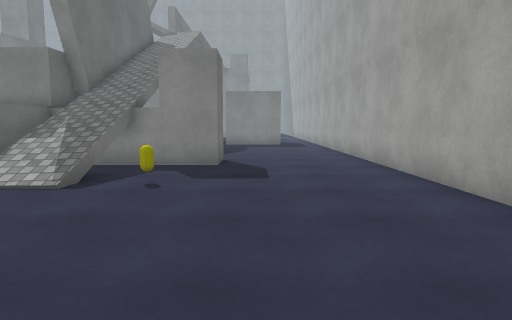
View 1 (above)

23 first-person views from a walk through a scene from a Unity 3-D project. The camera is 1.3 m above the floor, tilts 6° down and sees 75° across. The floor is counted in squares, 1 m on a side. Each view is taken from the middle of a square. On the plan, view 1 faces up. The plan holds only what a view shows up to about 14 squares ahead; the rest is blank. The place goes on beyond the plan. The player character is not drawn. Surface patterns are stand-ins for the level's own textures.

View 2
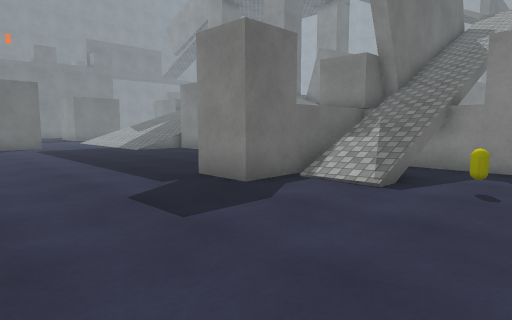

View 3
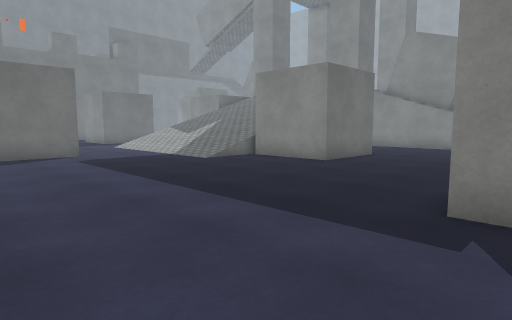

View 4
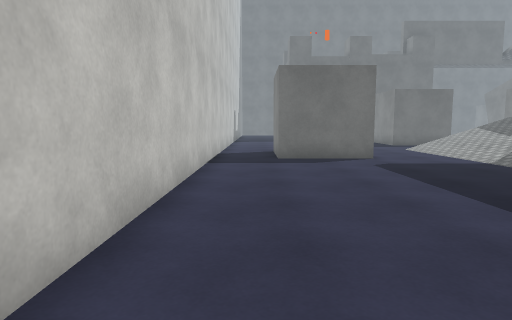

View 5
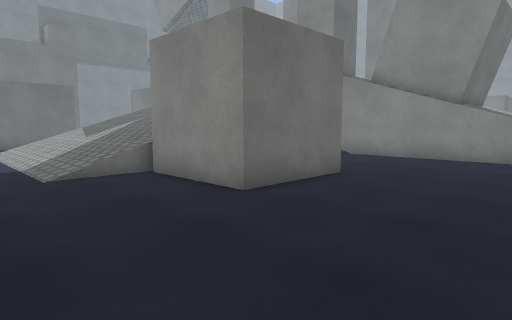

View 6
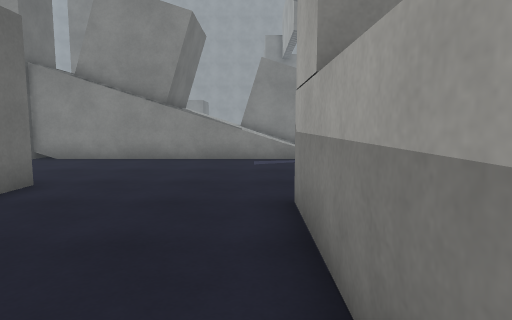

View 7
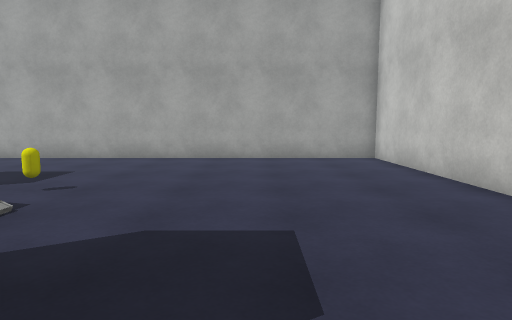

View 8
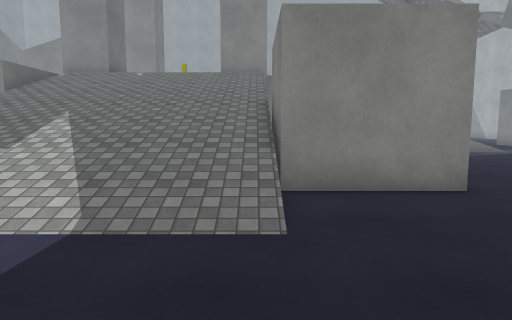

View 9
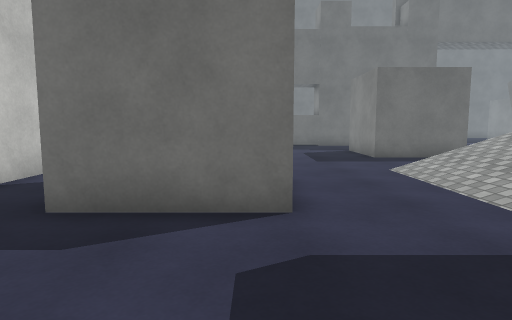

View 10
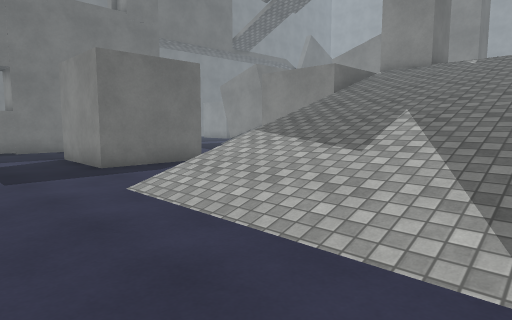

View 11
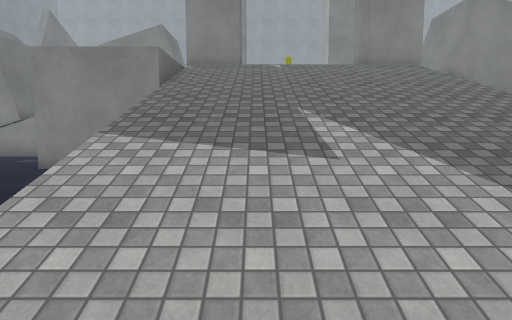

View 12
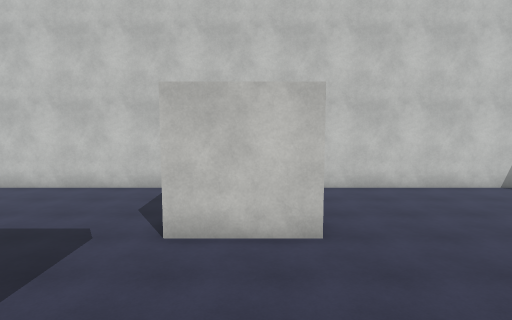

View 13
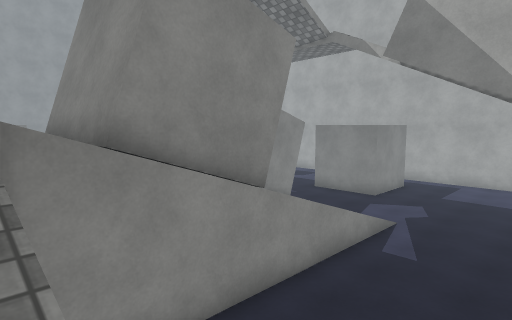

View 14
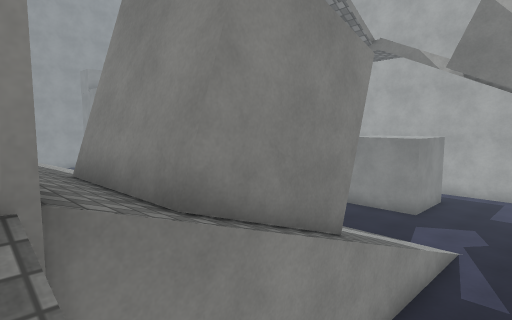

View 15
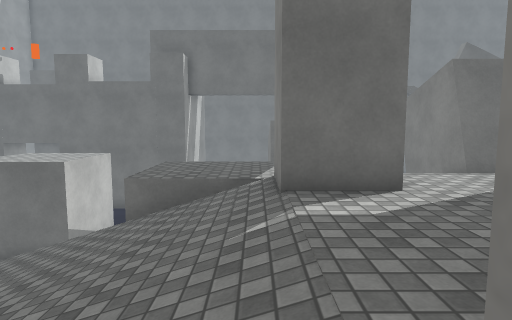

View 16
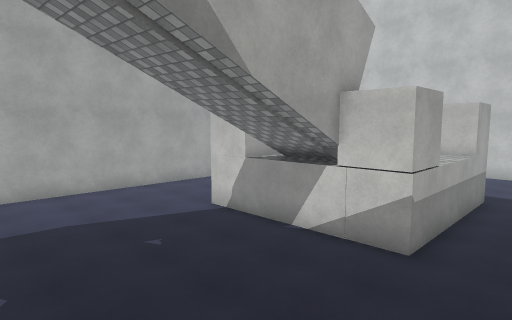

View 17
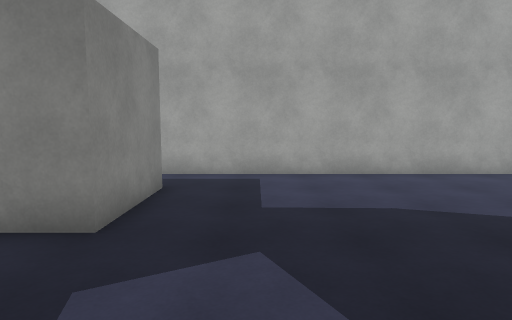

View 18
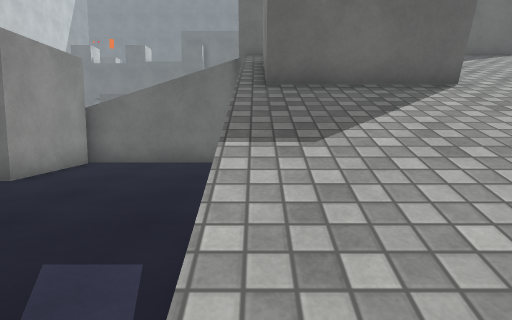

View 19
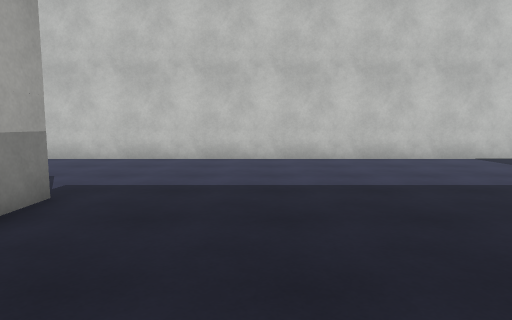

View 20
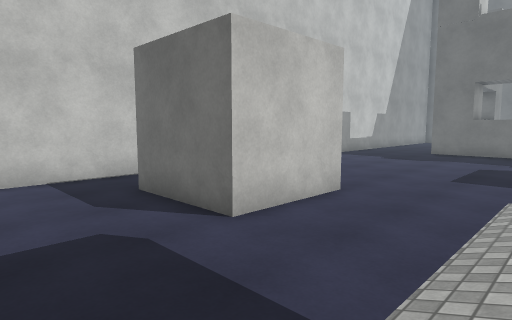

View 21
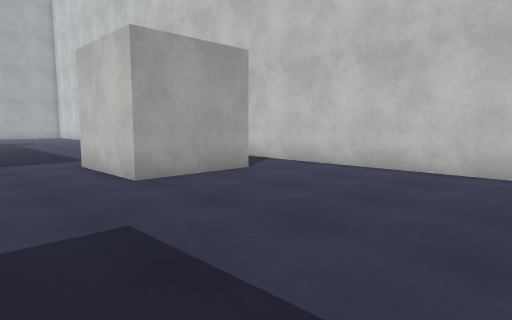

View 22
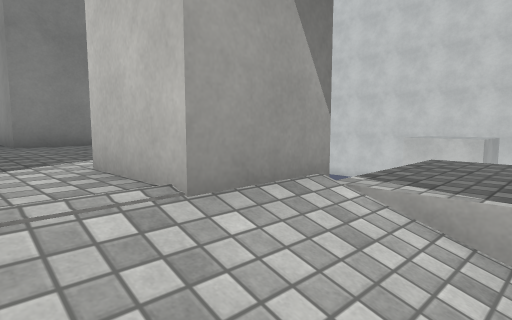

View 23
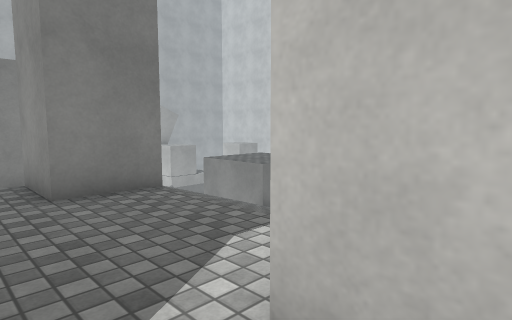

### Floor plan
Key: @ floor where view 1 was taken; # wall or solid block; . main floor; : floor 3.5 m higher than the main floor; + floor 3.75 m higher than the main floor; / step, stairs or slope; = window, fence, low wall or low ledge; ^ raised ledge; v drop or lower ground; C yellow capsule; O other object.
Columns run from 33 left of view 1 to 4 right of it. Each row starts with its distance up from view 1.
 23     ///+++++    /#####/// /....#####.#
 22      //+++++++++/#####/////..........#
 21     //###+++++##/#####/////..........#
 20     //###+++++##/#####/////..........#
 19    ::://////////.....................#
 18  . ::://////////.....................#
 17  ..:::=/////////.....................#
 16  ..#vv#/////////.....................#
 15   ..  ./////////.....................#
 14    .. ./////////####.................#
 13    .. ./////////#  #.................#
 12 ####.../////////#  #.....###/#OO#....#
 11    #  ./////////####.....#O///OO#....#
 10    #. ./////////.........#^v//.......#
  9 ####.../////////.........#^v//.......#
  8 .........................#^v/=.......#
  7 .........................##///.C.....#
  6 .........................OO..........#
  5 .........................##..........#
  4 ........####.........................#
  3  .......#  #.........................#
  2  .......#  #.........................#
  1 ........####.........................#
  0 .................................@...#
 -1 .....................................#
 -2 ######################################

Positions as (right, up) in squares from view 1, and headings:
1: (0, 0), facing up
2: (-1, 0), facing up-left
3: (-7, 0), facing up-left
4: (-9, 0), facing left
5: (-9, 6), facing up-left
6: (-9, 7), facing up
7: (-9, 3), facing right
8: (-18, 4), facing up
9: (-17, 4), facing left
10: (-20, 5), facing up-left
11: (-24, 6), facing up
12: (-24, 12), facing down
13: (-18, 15), facing up-right
14: (-18, 17), facing up-right
15: (-19, 19), facing left
16: (-11, 20), facing down-right
17: (-7, 20), facing right
18: (-6, 20), facing left
19: (-12, 11), facing down
20: (-18, 9), facing down-left
21: (-33, 8), facing down-right
22: (-29, 23), facing down-right
23: (-26, 23), facing down-right
